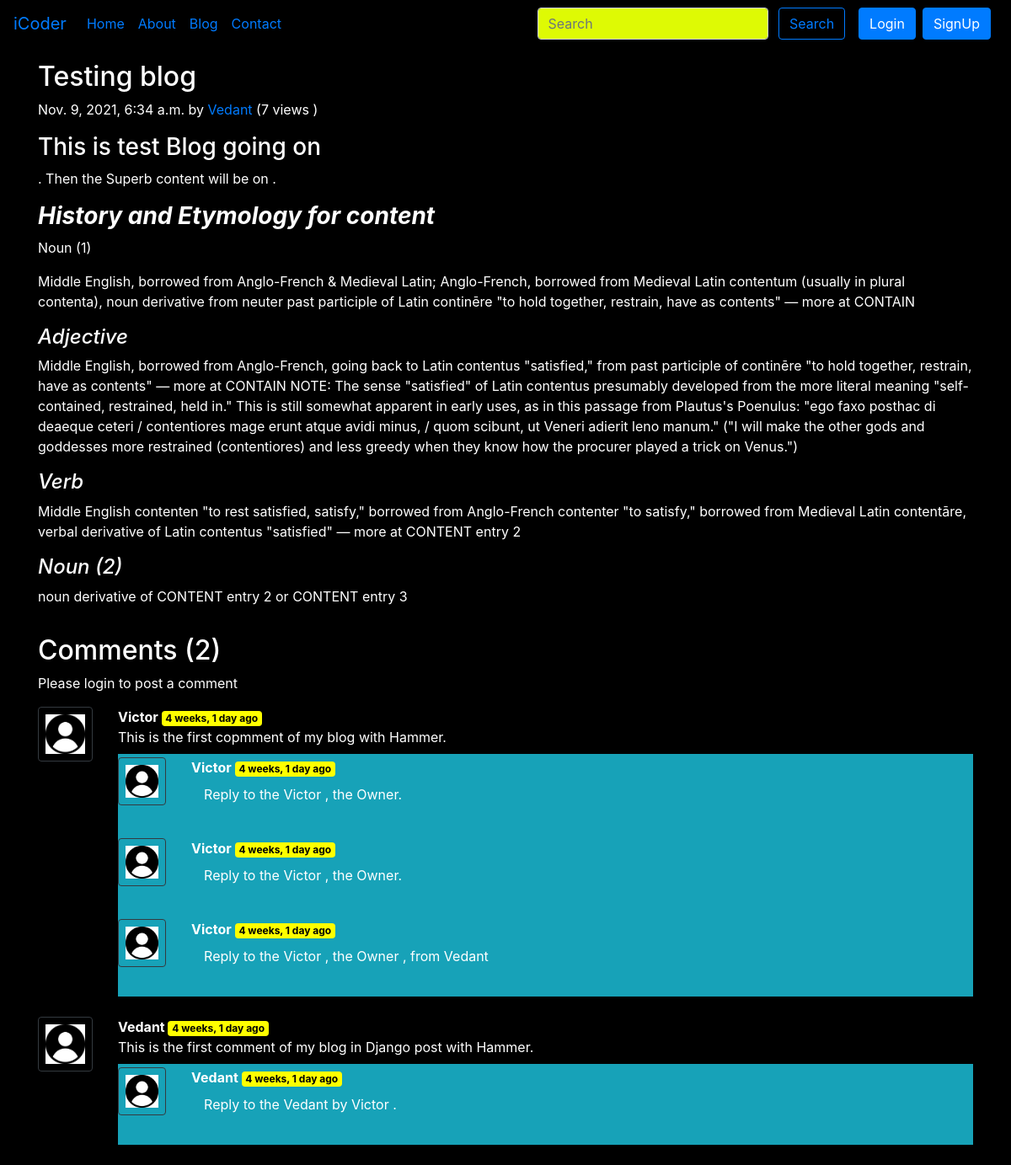
The app's page /blog/First-post with its own data.
### blog/models.py (models this page shows, shortened)
class Post(models.Model):
    sno = models.AutoField(primary_key=True)
    title = models.CharField(max_length=255)
    author = models.CharField(max_length=14)
    slug = models.CharField(max_length=130)
    views = models.IntegerField(default=0)
    timeStamp = models.DateTimeField(blank=True)
    content = models.TextField()

class BlogComment(models.Model):
    sno = models.AutoField(primary_key=True)
    comment = models.TextField()
    user = models.ForeignKey(User, on_delete=models.CASCADE)
    post = models.ForeignKey(Post, on_delete=models.CASCADE)
    parent = models.ForeignKey('self', on_delete=models.CASCADE, null=True)
    timeStamp = models.DateTimeField(default=now)

### blog/views.py (the view)
# urls.py: path('<str:slug>', views.blogPost, name="blogPost"),
def blogPost(request, slug):
    post = Post.objects.filter(slug=slug).first()
    post.views = post.views + 1
    post.save()
    comments = BlogComment.objects.filter(post=post, parent=None)
    replies = BlogComment.objects.filter(post=post).exclude(parent=None)
    replyDict = {}
    for reply in replies:
        if reply.parent.sno not in replyDict.keys():
            replyDict[reply.parent.sno] = [reply]
        else:
            replyDict[reply.parent.sno].append(reply)
    context = {'post': post, 'comments': comments,
               'user': request.user, 'replyDict': replyDict}
    return render(request, "blog/blogPost.html", context)

### blog/templatetags/extras.py (called while the page is built)
@register.filter(name="get_val")
def get_val(dict, key):
    return dict.get(key)

### home/Templates/blog/blogPost.html (shortened to what this page needs)
{% extends 'base.html' %}
{% block body %}
{% load humanize %}
{% load extras %}
<div class="container my-3">
    <h2 class="blog-post-title">{{post.title}}</h2>
    <p class="blog-post-meta">{{post.timeStamp}} by <a href="/about">{{post.author}}</a>
        (<span>{{post.views}} views </span>)
    </p>
    <p>{{post.content|safe}}</p>
    <hr>
</div>
<div class="container">
    <h2> Comments ({{comments.count}}) </h2>
    <div class="my-2">
        {% if user.is_authenticated %}
        <form action="/blog/postComment" method="post">
            {% csrf_token %}
            <div class="form-group">
                <label for="exampleInputEmail1">Post Comment </label>
                <input type="text" class="form-control" name="comment" placeholder="Enter comment here"
                    style="background-color: #defa04;color: black;">
            </div>
            <input type="hidden" name="postSno" value="{{post.sno}}">
            <input type="hidden" name="parentSno" value="">
            <button type="submit" class="btn btn-primary">Submit</button>
        </form>
        {% else %}
        Please login to post a comment
        {% endif %}
    </div>
    {% for comment in comments %}
    <div class="row my-3">
        <div class="col-md-1  ">
            <img class="rounded mx-auto d-block w-100 border border-dark p-2" src="/static/img/user.png" alt="user">
        </div>
        <div class="col-md-11 ">
            <b> {{comment.user.username}} </b> <span class="badge badge-secondary " style="background-color: yellow;
    color: black;">{{comment.timeStamp|naturaltime}}</span>
            <div> {{comment.comment}} </div>
            <div class="reply mx-0">
                <div class="replies bg-info my-2">
                    {% for reply in replyDict|get_val:comment.sno %}
                    <div class="row">
                        <div class="col-md-1 my-1  ">
                            <img class="rounded mx-auto d-block w-100 border border-dark p-2" src="/static/img/user.png"
                                alt="user">
                        </div>
                        <div class="col-md-11 my-1">
                            <b> {{comment.user.username}} </b>
                            <span class="badge badge-secondary " style="background-color: yellow;
                            color: black;">{{comment.timeStamp|naturaltime}}</span>
                            <div class="col-md-11 my-2"> {{reply.comment}}</div>
                        </div>
                    </div>
                    <br>
                    {% endfor %}
                </div>
            </div>
        </div>
    </div>
    {% endfor %}
</div>
{% endblock %}

### home/Templates/base.html (shortened to what this page needs)
<!doctype html>
<html lang="en">
<head>
  <link rel="stylesheet" href="https://stackpath.bootstrapcdn.com/bootstrap/4.5.2/css/bootstrap.min.css"
>
</head>
<body style="background-color: black;
    color: white;">
    <nav class="navbar navbar-expand-lg sticky-top">
      <a class="navbar-brand" href="/">iCoder</a>
      <div class="collapse navbar-collapse" id="navbarSupportedContent">
        <ul class="navbar-nav ">
          <li class="nav-item {% block homeactive %}{% endblock homeactive %}">
            <a class="nav-link" href="/">Home <span class="sr-only">(current)</span></a>
          </li>
          <li class="nav-item {% block aboutactive %}{% endblock aboutactive %}">
            <a class="nav-link" href="/about">About</a>
          </li>
          <li class="nav-item {% block blogactive %}{% endblock blogactive %}">
            <a class="nav-link" href="/blog/blogHome">Blog</a>
          </li>
          <li class="nav-item {% block contactactive %}{% endblock contactactive %}">
            <a class="nav-link" href="/contact">Contact</a>
          </li>
        </ul>
        <div class="form ml-auto form-inline">
          <form method="get" action="/search" class=" my-2 my-lg-0 mx-3">
            <input class="form-control mr-sm-2" type="search" placeholder="Search" aria-label="Search" name="query"
              id="query" style="background-color: #defa04;
    color: black;">
            <button class="btn btn-outline-primary my-2 my-sm-0" type="submit">Search</button>
          </form>
          {% if user.is_authenticated %}
          <ul class="navbar-nav mr-2">
            <li class="nav-item dropdown">
              <a class="nav-link dropdown-toggle" href='#' id="navbarDropdown" role="button" data-toggle="dropdown">
                Welcome {{request.user}}</a>
              <div class="dropdown-menu" aria-labelledby="navbarDropdown">
                <a class="dropdown-item" href="/logout">Logout</a>
              </div>
            </li>
          </ul>
        </div>
        {% else %}
        <button type="button" class="btn btn-primary mr-2" data-toggle="modal" data-target="#loginModal">
          Login
        </button>
        <button type="button" class="btn btn-primary mr-2" data-toggle="modal" data-target="#signupModal">
          SignUp
        </button>
        {% endif %}
      </div>
    </nav>
    {% block body %} {% endblock body %}
</body>
</html>

### records on screen
Post: title "Testing blog", timeStamp "Nov. 9, 2021, 6:34 a.m.", author "Vedant", views "7", content "This is test Blog going on . Then the Superb content will be on . History and Etymology for content Noun (1) Middle English, borrowed from Anglo-French & Medieval Latin; Anglo-French, borrowed from Medieval Latin contentum (usually in plural contenta), noun derivative from neuter past participle of Latin continēre \"to hold together, restrain, have as contents\" — more at CONTAIN Adjective Middle English, borrowed from Anglo-French, going back to Latin contentus \"satisfied,\" from past participle of continēre \"to hold together, restrain, have as contents\" — more at CONTAIN NOTE: The sense \"satisfied\" of Latin contentus presumably developed from the more literal meaning \"self-contained,…"
BlogComment: user.username "Victor", timeStamp "4 weeks, 1 day ago", comment "This is the first copmment of my blog with Hammer."
BlogComment: comment "Reply to the Victor , the Owner."
BlogComment: comment "Reply to the Victor , the Owner."
BlogComment: comment "Reply to the Victor , the Owner , from Vedant"
BlogComment: user.username "Vedant", timeStamp "4 weeks, 1 day ago", comment "This is the first comment of my blog in Django post with Hammer."
BlogComment: comment "Reply to the Vedant by Victor ."

### other values on screen
{{ comments.count }} "2"
